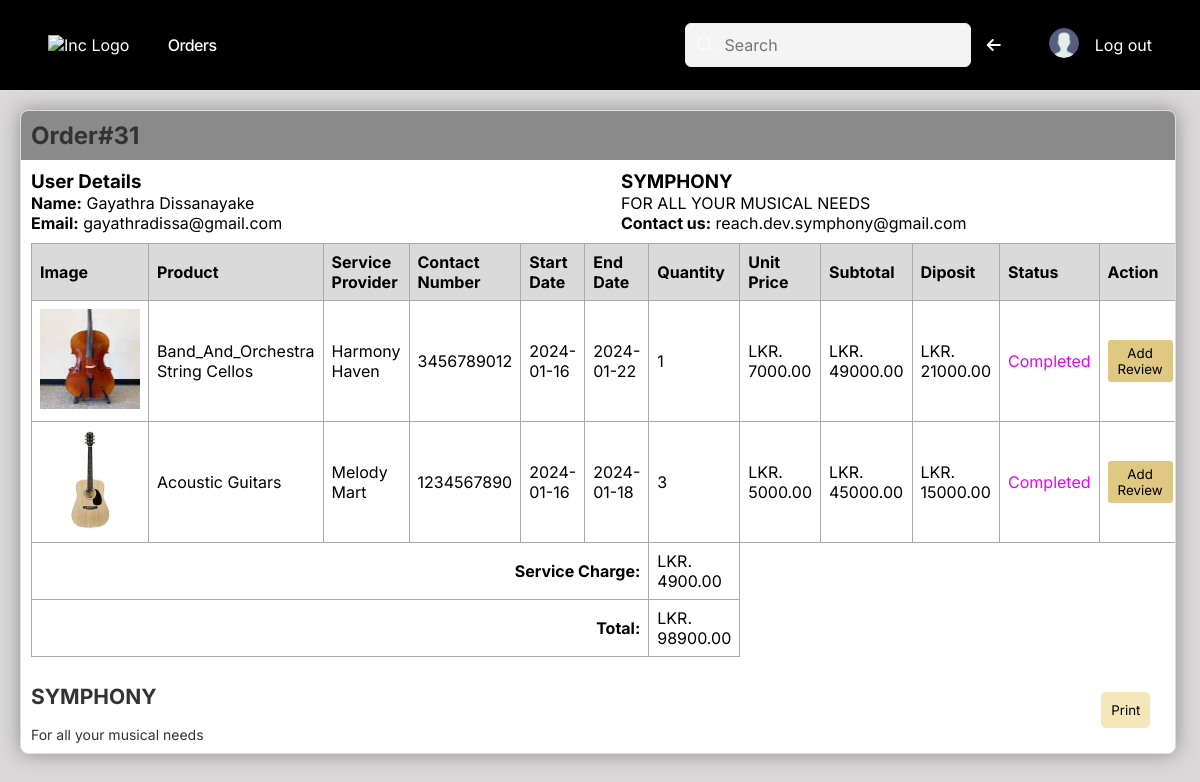
The page /users/orders (signed in) on the database as committed earlier.
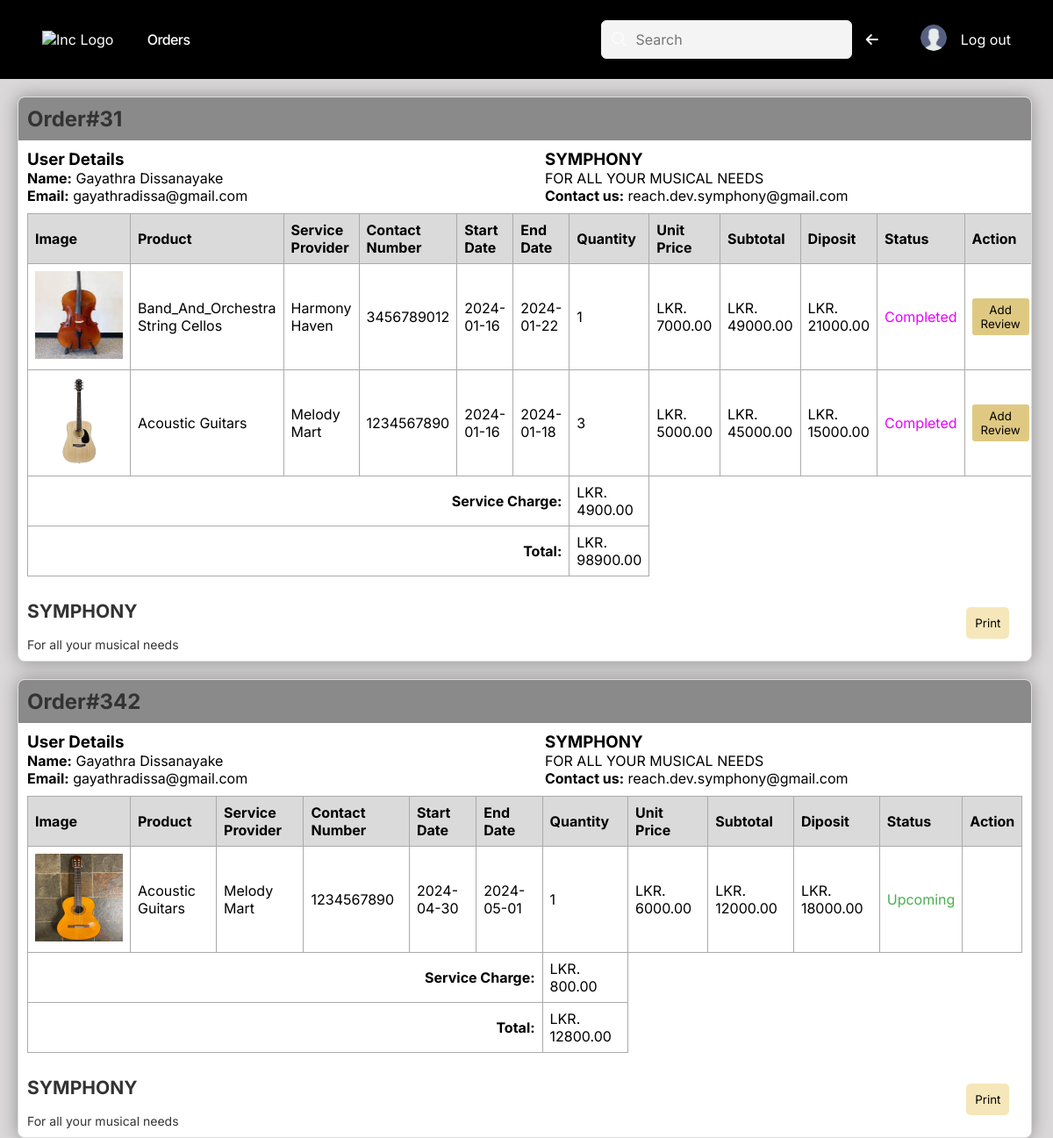
The same page on the database as committed later.
### tables this page shows
CREATE TABLE `orders` (
  `order_id` int(11) NOT NULL,
  `user_id` int(10) NOT NULL,
  `sorder_id` mediumtext NOT NULL,
  `total` int(10) NOT NULL,
  `order_placed_on` date NOT NULL,
  `deposit` int(255) NOT NULL DEFAULT 0
);

CREATE TABLE `users` (
  `id` int(10) NOT NULL,
  `name` varchar(50) NOT NULL,
  `email` varchar(30) NOT NULL,
  `TelephoneNumber` int(10) NOT NULL,
  `BirthDate` date NOT NULL,
  `address` varchar(30) NOT NULL,
  `password` varchar(150) NOT NULL,
  `gender` varchar(10) NOT NULL,
  `profile_photo` varchar(255) DEFAULT NULL,
  `verification` int(10) DEFAULT NULL,
  `status` varchar(255) NOT NULL,
  `registration_date` date NOT NULL
);

CREATE TABLE `products` (
  `product_id` int(11) NOT NULL,
  `created_by` int(11) NOT NULL,
  `category` varchar(255) NOT NULL,
  `brand` varchar(255) NOT NULL,
  `model` varchar(255) NOT NULL,
  `quantity` int(10) NOT NULL,
  `unit_price` double NOT NULL,
  `photo_1` varchar(255) NOT NULL,
  `photo_2` varchar(255) NOT NULL,
  `photo_3` varchar(255) NOT NULL,
  `Title` varchar(255) NOT NULL,
  `Description` varchar(255) NOT NULL,
  `outOfStock` int(2) NOT NULL,
  `createdDate` timestamp NOT NULL DEFAULT current_timestamp() ON UPDATE current_timestamp(),
  `warranty` date NOT NULL,
  `status` varchar(255) NOT NULL
);

### app/controllers/Users.php (called while the page is built, shortened)
<?php
class Users extends Controller
{
    private $userModel;
    public function __construct()
    {
        $this->userModel = $this->model('User');
    }
    public function getSuborderDetails($suborders, $suborderID)
    {
        foreach ($suborders as $suborder) {
            if ($suborder['sorder_id'] == $suborderID) {
                return $suborder;
            }
        }
        return null;
    }
    public function orders()
    {
        $orders = $this->userModel->getOrders($_SESSION['user_id']);
        $completeOrders = $this->userModel->getCompleteOrders($_SESSION['user_id']);
        $order_objects = [];
        foreach ($orders as $order) {
            $user_data = json_decode(json_encode($this->userModel->view($order->user_id)), true);
            if ($order->type == 'Equipment'){
                $product_data = json_decode(json_encode($this->userModel->getItemData($order->product_id)), true);
            } else if ($order->type == 'Studio'){
                $product_data = json_decode(json_encode($this->userModel->getStudioData($order->product_id)), true);
            } else if ($order->type == 'Singer'){
                $product_data = json_decode(json_encode($this->userModel->getSingerData($order->product_id)), true);
            } else if ($order->type == 'Band'){
                $product_data = json_decode(json_encode($this->userModel->getBandData($order->product_id)), true);
            } else if ($order->type == 'Musician'){
                $product_data = json_decode(json_encode($this->userModel->getMusicianData($order->product_id)), true);
            }
            if (isset($user_data['status'])) {
                unset($user_data['status']);
            }
            if (isset($product_data['status'])) {
                unset($product_data['status']);
            }
            $order_data = json_decode(json_encode($order), true);
            $order_data = array_merge($order_data, $user_data, $product_data);
            $order_objects[] = $order_data;
        }
        $result = [];
        foreach ($completeOrders as $order) {
            $orderDetails = $order;
            $orderSuborderIDs = explode(',', $order->sorder_id);
            foreach ($orderSuborderIDs as $suborderID) {
                $suborderDetails = $this->getSuborderDetails($order_objects, $suborderID);
                $sp_data = $this->userModel->getServiceProviderData($suborderDetails['serviceprovider_id']);
                $suborderDetails['sp_name'] = $sp_data->business_name;
                $suborderDetails['sp_contact'] = $sp_data->business_contact_no;
                $orderIndex = array_search($orderDetails, array_column($result, 'order'));
                if ($orderIndex !== false) {
                    $result[$orderIndex]['suborders'][] = $suborderDetails;
                } else {
                    $result[] = [
                        'order' => $orderDetails,
                        'suborders' => [$suborderDetails],
                    ];
                }
            }
        }
        $user_data = json_decode(json_encode($this->userModel->view($_SESSION['user_id'])), true);
        $data = [
            'orders' => $result,
            'user_data' => $user_data
        ];
        $log_data = [
            'user_type' => 'Customer',
            'user_id' => $_SESSION['user_id'],
            'log_type' => 'View Orders',
            'date_and_time' => date('Y-m-d H:i:s'),
            'data' => 'User viewed their orders'
        ];
        $this->userModel->addLogData($log_data);
        $this->view('users/orders', $data);
    }
}

### app/libraries/Core.php (called while the page is built, shortened)
<?php
  class Core {
    protected $currentController = 'Pages';
    protected $currentMethod = 'index';
    public function __construct(){
      $url = $this->getUrl();
      if(file_exists('../app/controllers/' . ucwords($url[0]). '.php')){
        $this->currentController = ucwords($url[0]);
        unset($url[0]);
      } else {
        require_once '../app/controllers/'. $this->currentController . '.php';
        $this->currentController = new $this->currentController;
        $this->currentController->notfound();
        return;
      }
      $this->currentController = new $this->currentController;
      if(isset($url[1])){
        if(method_exists($this->currentController, $url[1])){
          $this->currentMethod = $url[1];
          unset($url[1]);
        } else {
          $this->currentController->notfound();
          return;
        }
      }
      $this->params = $url ? array_values($url) : [];
      call_user_func_array([$this->currentController, $this->currentMethod], $this->params);
    }
    public function getUrl(){
      if(isset($_GET['url'])){
        $url = rtrim($_GET['url'], '/');
        $url = filter_var($url, FILTER_SANITIZE_URL);
        $url = explode('/', $url);
        return $url;
      }
    }
  }

### public/index.php (called while the page is built, shortened)
<?php
  $init = new Core;

### app/libraries/Database.php (called while the page is built, shortened)
<?php
  class Database {
    private $host = DB_HOST;
    private $user = DB_USER;
    private $pass = DB_PASS;
    private $dbname = DB_NAME;
    private $dbh;
    private $stmt;
    public function __construct(){
      $dsn = 'mysql:host=' . $this->host . ';dbname=' . $this->dbname;
      $options = array(
        PDO::ATTR_PERSISTENT => true,
        PDO::ATTR_ERRMODE => PDO::ERRMODE_EXCEPTION
      );
      try{
        $this->dbh = new PDO($dsn, $this->user, $this->pass, $options);
      } catch(PDOException $e){
        $this->error = $e->getMessage();
        echo $this->error;
      }
    }
    public function query($sql){
      $this->stmt = $this->dbh->prepare($sql);
    }
    public function bind($param, $value, $type = null){
      if(is_null($type)){
        switch(true){
          case is_int($value):
            $type = PDO::PARAM_INT;
            break;
          default:
            $type = PDO::PARAM_STR;
        }
      }
      $this->stmt->bindValue($param, $value, $type);
    }
    public function execute(){
      return $this->stmt->execute();
    }
    public function resultSet(){
      $this->execute();
      return $this->stmt->fetchAll(PDO::FETCH_OBJ);
    }
    public function single(){
      $this->execute();
      return $this->stmt->fetch(PDO::FETCH_OBJ);
    }
  }

### app/models/User.php (called while the page is built, shortened)
<?php
class User
{
    private $db;
    public function __construct()
    {
        $this->db = new Database;
    }
    public function view($id)
    {
        $this->db->query('SELECT * FROM users WHERE id = :id AND status = "Active"');
        $this->db->bind(':id', $id);
        $results = $this->db->single();
        return $results;
    }
    public function addLogData($data){
        $this->db->query('INSERT INTO logs (user_type, user_id, date_and_time, log_type, data) VALUES(:user_type, :user_id, :date_and_time, :log_type, :data)');
        try {
            $this->db->bind(':user_type', $data['user_type']);
            $this->db->bind(':user_id', $data['user_id']);
            $this->db->bind(':date_and_time', $data['date_and_time']);
            $this->db->bind(':log_type', $data['log_type']);
            $this->db->bind(':data', $data['data']);
            if ($this->db->execute()) {
                return true;
            } else {
                return false;
            }
        } catch (PDOException $e) {
            die($e->getMessage());
        }
    }
    public function getCompleteOrders($user_id){
        $this->db->query('SELECT * FROM orders WHERE user_id= :user_id');
        $this->db->bind(':user_id', $user_id);
        $results = $this->db->resultSet();
        return $results;
    }
    public function getOrders($user_id){
        $this->db->query('SELECT * FROM suborder WHERE user_id= :user_id');
        $this->db->bind(':user_id', $user_id);
        $results = $this->db->resultSet();
        return $results;
    }
    public function getItemData($product_id)
    {
        $this->db->query('SELECT * FROM products WHERE product_id = :product_id');
        $this->db->bind(':product_id', $product_id);
        $results = $this->db->single();
        return $results;
    }
    public function getServiceProviderData($serviceprovider_id){
        $this->db->query('SELECT * FROM serviceproviders WHERE serviceprovider_id = :serviceprovider_id AND status = "Active"');
        $this->db->bind(':serviceprovider_id', $serviceprovider_id);
        $results = $this->db->single();
        return $results;
    }
}

### app/views/users/orders.php (the view, shortened to what the rows shown need)
<!DOCTYPE html>
<html lang="en">
<head>
    <link href="https://unpkg.com/boxicons@2.1.4/css/boxicons.min.css" rel="stylesheet"/>
    <link rel="stylesheet" href="<?php echo URLROOT; ?>/css/instrument.css">
    <link rel="stylesheet" href="<?php echo URLROOT; ?>/css/user-orders.css">
    <link rel="stylesheet" href="<?php echo URLROOT; ?>/css/nav-bar.css">
    <link rel="stylesheet" href="https://cdnjs.cloudflare.com/ajax/libs/font-awesome/4.7.0/css/font-awesome.min.css">
</head>
<body>
<div class="orders-container">
    <?php $index = 0; ?>
    <?php foreach($data['orders'] as $orders) : ?>
    <div class="invoice-card invoice-card-<?php echo $index; ?>">
        <div class="invoice-header">
            <h2>Order#<?php echo $orders['order']->order_id; ?></h2>
        </div>
        <div class="invoice-details">
            <div class="flex-container">
                <div class="flex-item">
                    <h3>User Details</h3>
                    <p><strong>Name:</strong> <?php echo $data['user_data']['name']; ?></p>
                    <p><strong>Email:</strong> <?php echo $data['user_data']['email']; ?></p>
                </div>
                <div class="flex-item">
                    <h3>SYMPHONY</h3>
                    <p>FOR ALL YOUR MUSICAL NEEDS</p>
                    <p><strong>Contact us:</strong> reach.dev.symphony@gmail.com</p>
                </div>
            </div>
            <table>
                <thead>
                    <tr>
                        <th>Image</th>
                        <th>Product</th>
                        <th>Service Provider</th>
                        <th>Contact Number</th>
                        <th>Start Date</th>
                        <th>End Date</th>
                        <th>Quantity</th>
                        <th>Unit Price</th>
                        <th>Subtotal</th>
                        <th>Diposit</th>
                        <th>Status</th>
                        <th>Action</th>
                    </tr>
                </thead>
                <?php   $subtotal = 0;
                        foreach($orders['suborders'] as $suborder) : ?>
                <tbody>
                    <tr>
                        <?php $orderStatus = $suborder['status']; ?>
                        <td><img src="<?php echo URLROOT; ?>/img/serviceProvider/<?php echo $suborder['photo_1']; ?>" style="width:100px; height:100px;" alt="Item 1"></td>
                        <td><?php echo $suborder['category'] ?></td>
                        <td><?php echo $suborder['sp_name'] ?></td>
                        <td><?php echo $suborder['sp_contact'] ?></td>
                        <td><?php echo $suborder['start_date'] ?></td>
                        <td><?php echo $suborder['end_date'] ?></td>
                        <td><?php echo $suborder['qty'] ?></td>
                        <td>LKR. <?php echo $suborder['unit_price'] ?>.00</td>
                        <td>LKR. <?php echo $suborder['total'] ?>.00</td>
                        <td>LKR. <?php echo $suborder['extra'] ?>.00</td>
                        <td class="status-<?php echo $suborder['status'] ?>"><?php echo $suborder['status'] ?></td>
                        <td>
                            <div <?php echo $orderStatus == 'Completed' ? '' : 'style="display: none;"';?>>
                                <button product_id="<?php echo $suborder['product_id']; ?>" product_type="<?php echo $suborder['type']; ?>" class="review-btn" onclick="addReview(this)">
                                    Add Review
                                </button>
                            </div>
                        </td>
                    </tr>
                </tbody>
                <?php $subtotal += $suborder['total']; ?>
                <?php endforeach; ?>
                <tfoot>
                    <tr>
                        <td colspan="6" style="text-align: right;"><strong>Service Charge:</strong></td>
                        <td>LKR. <?php echo 200 + $subtotal * 0.05 ?>.00</td>
                    </tr>
                    <tr>
                        <td colspan="6" style="text-align: right;"><strong>Total:</strong></td>
                        <td>LKR. <?php echo 200 + $subtotal * 0.05 + $subtotal ?>.00</td>
                    </tr>
                </tfoot>
            </table>
        </div>
        <div class="action-buttons">
            <button class="print-button" onclick="printInvoice(<?php echo $index; ?>)">Print</button>
        </div>
        <div class="bottom-left-text">
            <h2><strong>SYMPHONY</strong></h2>
            <br>For all your musical needs
        </div>
    </div>
    <?php   $index = $index + 1;
            endforeach; ?>
</div>
</body>
</html>

Rows that differ between the two databases and show on the page:
added orders: order_id "342"
now on this page (row edited): products: photo_1 (picture), category "Acoustic Guitars", sp_name "Melody Mart", sp_contact "1234567890", start_date "2024-04-30", end_date "2024-05-01", qty "1", unit_price "6000", total "12000", extra "18000", status "Upcoming", shown under "342"
Other text that changed with them:
new list line: "Order# User Details Name: Email: SYMPHONY FOR ALL YOUR MUSICAL NEEDS Contact us: reach.dev.symphony@gmail.com Image Product Service Provider Contact Number Start Date End Date Quantity Unit Price Subtotal Diposit Status Action Service Charge: LKR. 800 .00 Total: LKR. 12800 .00 Print SYMPHONY For all your musical needs"
new list line: "Gayathra Dissanayake gayathradissa@gmail.com"
